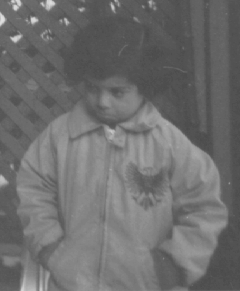
#> input picture TestImages/Week 1/pout.tif, 240 x 291 px
$ jupyter execute 4-histogram.ipynb
#> lines starting #> are read from the running program, lines starting #| are printed output that depends on the picture
[cell 1]
import numpy as np
import matplotlib.pyplot as plt
import imageio.v3 as iio

def compute_cdf(image):
    """
    Compute the histogram and CDF of a grayscale image.
    """
    hist, _ = np.histogram(image.flatten(), bins=256, range=[0, 256])
    cdf = np.cumsum(hist).astype(np.float32)
    cdf /= cdf[-1]  # Normalize to [0,1]
    return hist, cdf


image = iio.imread("../TestImages/Week 1/pout.tif")
#> image is the input picture: shape (291, 240); min 74, max 224, mean 110.3

hist, cdf = compute_cdf(image)
#> in compute_cdf, `hist, _ = np.histogram(image.flatten(), bins=256, range=[0, 256])`: hist = 256 values, max 3628 at index 82, min 0 at index 0, mean 272.8
#> in compute_cdf, `cdf = np.cumsum(hist).astype(np.float32)`: cdf = 256 values from 0 to 69840
#> in compute_cdf, `cdf /= cdf[-1]`: cdf = 256 values from 0 to 1
#> cdf = 256 values from 0 to 1

fig, ax1 = plt.subplots(figsize=(8, 4))

color = 'tab:blue'
ax1.set_xlabel("Pixel Value")
ax1.set_ylabel("Frequency", color=color)
ax1.bar(range(256), hist, color=color, alpha=0.6, label="Histogram")
ax1.tick_params(axis='y', labelcolor=color)

ax2 = ax1.twinx()
color = 'tab:red'
ax2.set_ylabel("CDF", color=color)
ax2.plot(range(256), cdf, color=color, label="CDF")
ax2.tick_params(axis='y', labelcolor=color)

plt.title("Histogram and CDF of pout.tif")
fig.tight_layout()
plt.show()
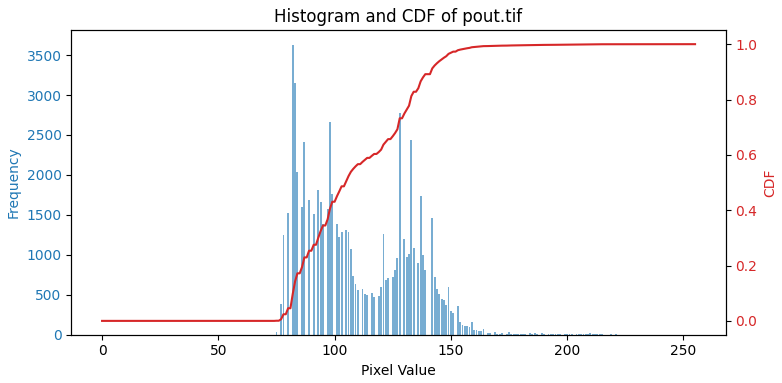
#> figure drawn by matplotlib, 2 panels; panel 1: tallest bar 3628 high, from x = 81.6 to 82.4; panel 2: curve peaks at x = 224, y = 1

[cell 2]
#4.2
def apply_cdf(image, cdf):
    """
    Apply the CDF transformation to the image.
    """
    cdf_mapped = np.round(cdf * 255).astype(np.uint8)
#> cdf_mapped = 256 values from 0 to 255
    equalized_image = cdf_mapped[image]
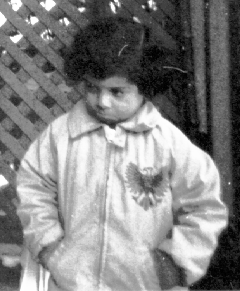
#> equalized_image: shape (291, 240); min 0, max 255, mean 130.4
    return equalized_image

equalized_image = apply_cdf(image, cdf)

plt.figure(figsize=(10, 5))

plt.subplot(1, 2, 1)
plt.imshow(image, cmap="gray")
plt.title("Original Image")
plt.axis("off")

plt.subplot(1, 2, 2)
plt.imshow(equalized_image, cmap="gray")
plt.title("CDF Applied Image")
plt.axis("off")

plt.show()
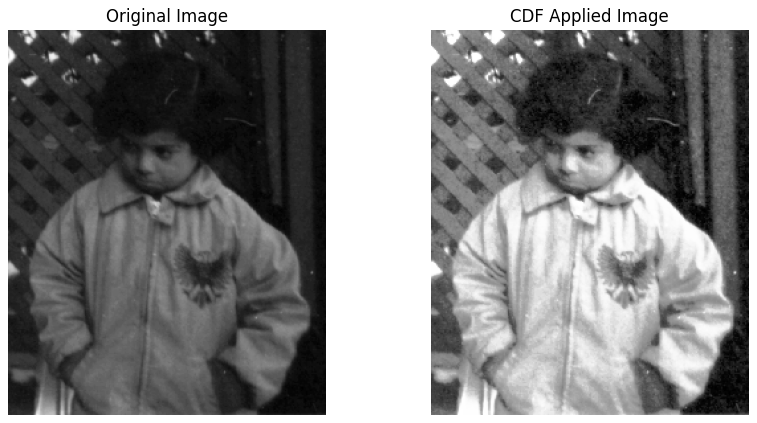
#> figure drawn by matplotlib, 2 panels

[cell 3]
#4.3
# def compute_inverse_cdf(cdf):
#     """
#     Compute the pseudo-inverse of a given CDF.
#     Ensures proper intensity mapping for histogram matching.
#     """
#     inverse_cdf = np.zeros(256, dtype=np.uint8)
#
#     min_cdf_value = np.min(cdf)
#     max_cdf_value = np.max(cdf)
#
#     for l in range(256):
#         indices = np.where(cdf >= (l / 255.0) * (max_cdf_value - min_cdf_value) + min_cdf_value)[0]
#         if len(indices) > 0:
#             inverse_cdf[l] = indices[0]  # Take the first valid index
#         else:
#             inverse_cdf[l] = 255  # Default to max intensity if no match
#
#     return inverse_cdf
def compute_inverse_cdf(cdf):
    """
    Compute a smoothed pseudo-inverse of a given CDF using interpolation.
    This ensures better intensity mapping for histogram matching.
    """
    intensity_levels = np.linspace(0, 255, 256)
    inverse_cdf = np.interp(np.linspace(0, 1, 256), cdf, intensity_levels)
#> inverse_cdf = 256 values from 73 to 255
    return np.clip(np.round(inverse_cdf), 0, 255).astype(np.uint8)


inverse_cdf = compute_inverse_cdf(cdf)
#> inverse_cdf = 256 values from 73 to 255

plt.figure(figsize=(10, 5))

plt.subplot(1, 2, 1)
plt.plot(range(256), cdf * 255, color="red", label="CDF")
plt.title("CDF")
plt.xlabel("Pixel Value")
plt.ylabel("CDF Value (0-255)")
plt.grid()
plt.legend()

plt.subplot(1, 2, 2)
plt.plot(range(256), inverse_cdf, color="blue", label="Pseudo-inverse CDF")
plt.title("Pseudo-inverse CDF")
plt.xlabel("CDF Value (0-255)")
plt.ylabel("Pixel Value")
plt.grid()
plt.legend()

plt.show()
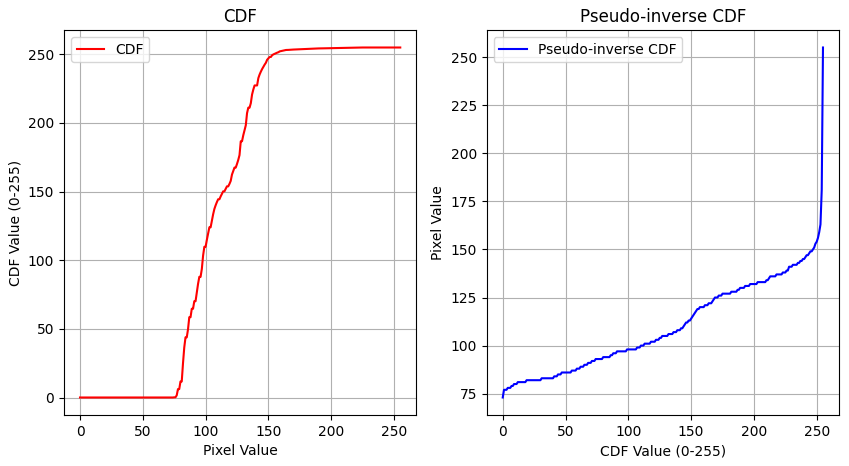
#> figure drawn by matplotlib, 2 panels; panel 1: curve peaks at x = 224, y = 255; panel 2: curve peaks at x = 255, y = 255

[cell 4]
import numpy as np
import matplotlib.pyplot as plt
import imageio.v3 as iio

def ensure_numpy_array(cdf):
    """
    Ensure that the given CDF is a NumPy array.
    If it's a tuple, extract the first element and convert it to an array.
    """
    if isinstance(cdf, tuple):
        cdf = np.array(cdf[0])
    else:
        cdf = np.array(cdf)
    return cdf

def histogram_matching(source_image, target_image):
    """
    Perform histogram matching using corrected pixel mapping.
    """
    _, cdf_source = compute_cdf(source_image)  # Compute CDF of source image
    _, cdf_target = compute_cdf(target_image)  # Compute CDF of target image
    inverse_cdf_target = compute_inverse_cdf(cdf_target)  # Compute pseudo-inverse

    # Step 1: Normalize source image intensity to CDF space
    source_cdf_values = cdf_source[source_image]

    # Step 2: Map source CDF values to target intensity values
    matched_image = np.interp(source_cdf_values, np.linspace(0, 1, 256), inverse_cdf_target)

    # Step 3: Convert to uint8 and clip values
    matched_image = np.clip(matched_image, 0, 255).astype(np.uint8)

    return matched_image

# Load the source and target images
source_image = iio.imread("../TestImages/Week 1/AT3_1m4_01.tif")
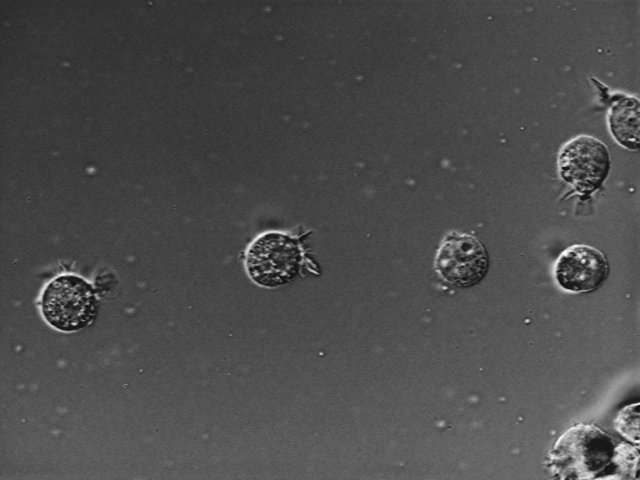
#> input picture TestImages/Week 1/AT3_1m4_01.tif, 640 x 480 px
#> source_image is the input picture: shape (480, 640); min 15, max 254, mean 76.6
target_image = iio.imread("../TestImages/Week 1/AT3_1m4_02.tif")
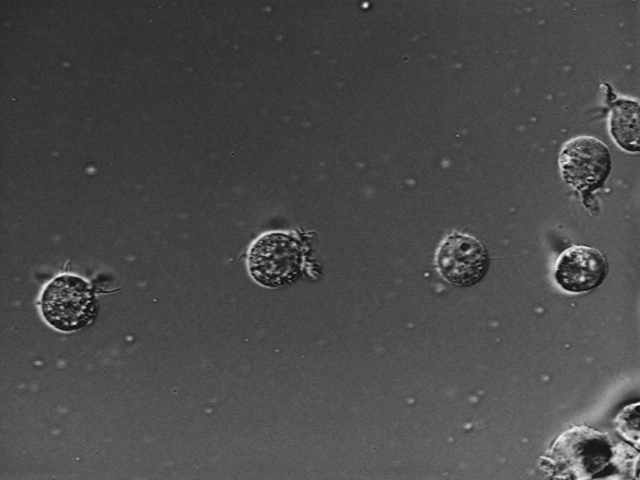
#> input picture TestImages/Week 1/AT3_1m4_02.tif, 640 x 480 px
#> target_image is the input picture: shape (480, 640); min 15, max 254, mean 74.8

# Compute target CDF and inverse CDF
_, cdf_target = compute_cdf(target_image)
#> cdf_target = 256 values from 0 to 1
inverse_cdf_target = compute_inverse_cdf(cdf_target)
#> inverse_cdf_target = 256 values from 14 to 255


# Perform histogram matching
matched_image = histogram_matching(source_image, target_image)
#> in histogram_matching, `_, cdf_source = compute_cdf(source_image)`: cdf_source = 256 values from 0 to 1
#> in histogram_matching, `inverse_cdf_target = compute_inverse_cdf(cdf_target)`: inverse_cdf_target = 256 values from 14 to 255
#> in histogram_matching, `source_cdf_values = cdf_source[source_image]`:
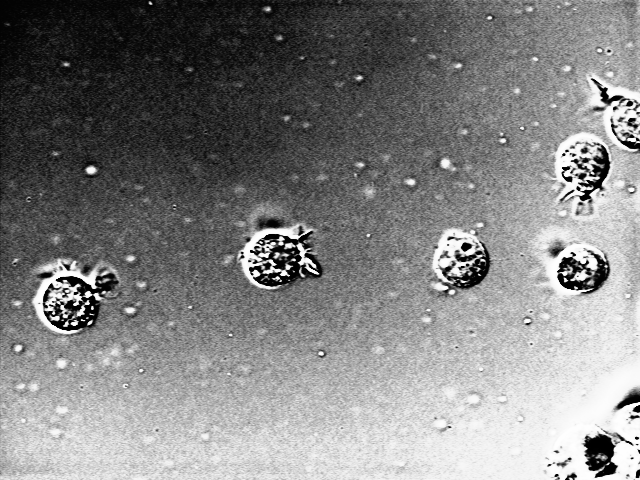
#> source_cdf_values: shape (480, 640) float32; min 3.26e-06, max 1, mean 0.509

# Display the original, target, and matched images
plt.figure(figsize=(15, 5))

plt.subplot(1, 3, 1)
plt.imshow(source_image, cmap="gray")
plt.title("Source Image")
plt.axis("off")

plt.subplot(1, 3, 2)
plt.imshow(target_image, cmap="gray")
plt.title("Target Image")
plt.axis("off")

plt.subplot(1, 3, 3)
plt.imshow(matched_image, cmap="gray")
plt.title("Histogram Matched Image")
plt.axis("off")

plt.show()

# Compute CDFs for comparison
_, cdf_source = compute_cdf(source_image)
#> cdf_source = 256 values from 0 to 1
_, cdf_matched = compute_cdf(matched_image)
#> cdf_matched = 256 values from 0 to 1

# Plot CDF comparison
plt.figure(figsize=(8, 5))
plt.plot(range(256), cdf_source, label="Source CDF", color="red")
plt.plot(range(256), cdf_target, label="Target CDF", color="green")
plt.plot(range(256), cdf_matched, label="Matched CDF", color="blue")
plt.title("CDF Comparison")
plt.xlabel("Pixel Value")
plt.ylabel("Normalized CDF")
plt.legend()
plt.grid()
plt.show()
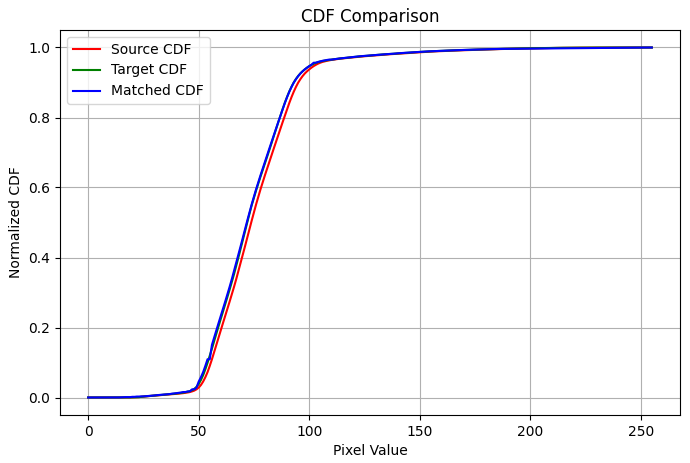
#> figure drawn by matplotlib, 1 panel; curve peaks at x = 254, y = 1; curve peaks at x = 254, y = 1; curve peaks at x = 255, y = 1
